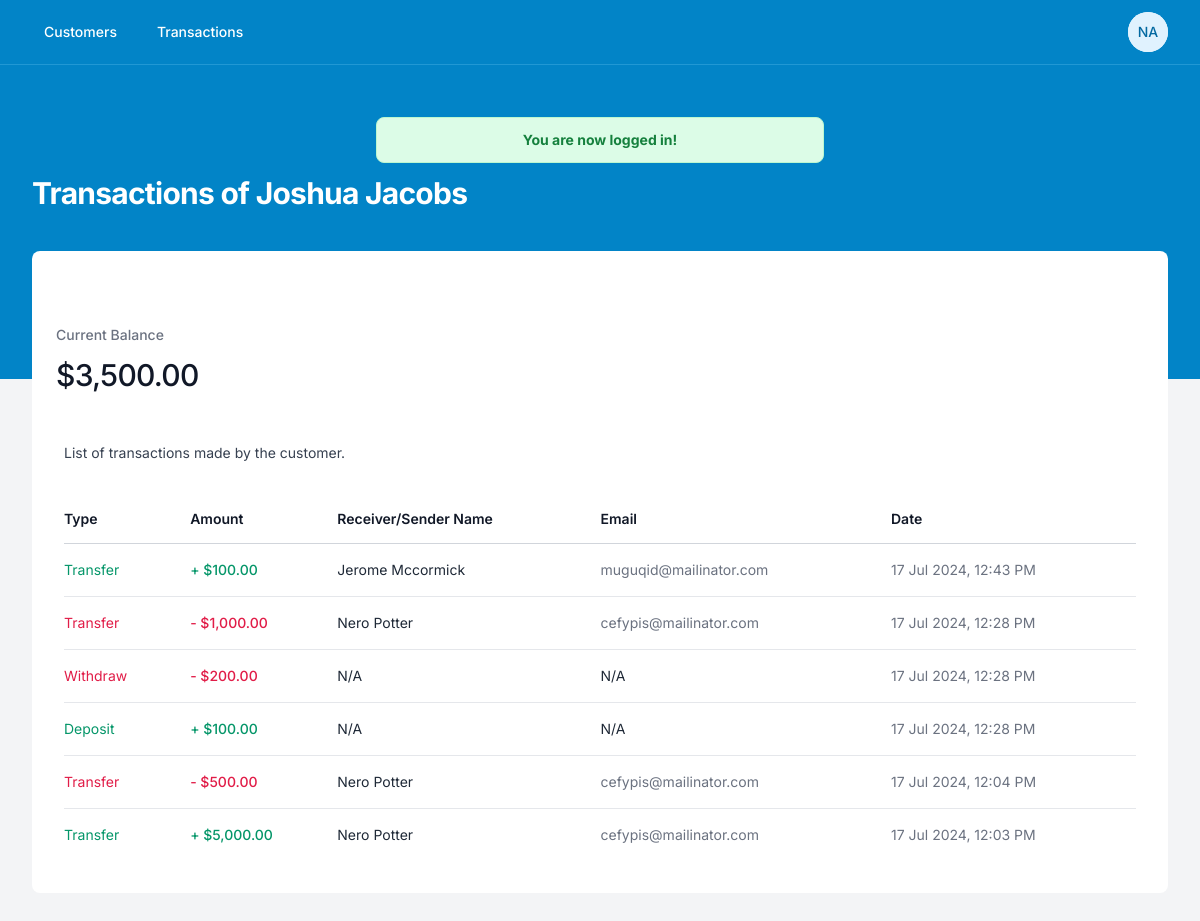
The page /resources/admin/customer_transactions.php?id=3 (signed in) on the database its author committed.
### tables this page shows
CREATE TABLE `users` (
  `id` int NOT NULL,
  `name` varchar(255) NOT NULL,
  `email` varchar(255) NOT NULL,
  `password` varchar(255) NOT NULL,
  `role` varchar(20) NOT NULL,
  `created_at` timestamp NULL DEFAULT CURRENT_TIMESTAMP
);

CREATE TABLE `transactions` (
  `id` int NOT NULL,
  `user_email` varchar(255) NOT NULL,
  `receiver_email` varchar(255) DEFAULT NULL,
  `amount` float NOT NULL,
  `type` varchar(20) NOT NULL,
  `created_at` timestamp NULL DEFAULT CURRENT_TIMESTAMP
);

### bootstrap.php (called while the page is built, shortened)
<?php
$config = require __DIR__ . '/config.php';
$storage = null;
if ($config['storage'] === 'file') {
    $storage = new FileStorage();
} elseif ($config['storage'] === 'database') {
    $db = $config['db'];
    if ($db['driver'] === 'sqlite') {
        $dsn = "sqlite:{$db['dbname']}";
    } else {
        $dsn = "{$db['driver']}:host={$db['host']};dbname={$db['dbname']}";
    }
    $pdo = new PDO($dsn, $db['username'], $db['password']);
    $pdo->setAttribute(PDO::ATTR_ERRMODE, PDO::ERRMODE_EXCEPTION);
    $pdo->setAttribute(PDO::ATTR_DEFAULT_FETCH_MODE, PDO::FETCH_ASSOC);
    $storage = new DatabaseStorage($pdo);
}
$auth = new Auth($storage);
$user = new User($storage);
$transaction = new Transaction($storage);
return [
    'auth' => $auth,
    'user' => $user,
    'transaction' => $transaction
];

### app/Classes/Auth.php (called while the page is built, shortened)
<?php
class Auth
{
    public static function getCurrentUser(): array
    {
        return $_SESSION['user'] ?? [];
    }
}

### app/Classes/Message.php (called while the page is built, shortened)
<?php
class Message
{
    public static function flash(string $type, string $message = null): ?string
    {
        $message = $_SESSION['flash'][$type] ?? null;
        return $message;
    }
}

### app/Classes/User.php (called while the page is built, shortened)
<?php
class User
{
    private $storage;
    public function __construct(StorageInterface $storage)
    {
        $this->storage = $storage;
    }
    public function getUserById(int $id): ?array
    {
        return $this->storage->getUserById($id);
    }
    public function getUserByEmail(string $email): ?array
    {
        return $this->storage->getUserByEmail($email);
    }
}

### app/storage/DatabaseStorage.php (called while the page is built, shortened)
<?php
class DatabaseStorage implements StorageInterface
{
    private PDO $pdo;
    public function __construct(PDO $pdo)
    {
        $this->pdo = $pdo;
    }
    public function getUserByEmail(string $email): ?array
    {
        try {
            $query = "SELECT * FROM users WHERE email = :email";
            $stmt = $this->pdo->prepare($query);
            $stmt->execute(['email' => $email]);
            $user = $stmt->fetch();
            return $user ? $user : null;
        } catch (PDOException $e) {
            throw new Exception("Error fetching user: " . $e->getMessage());
        }
    }
    public function getUserById(int $id): ?array
    {
        try {
            $query = "SELECT * FROM users WHERE id = :id";
            $stmt = $this->pdo->prepare($query);
            $stmt->execute(['id' => $id]);
            $user = $stmt->fetch();
            return $user ? $user : null;
        } catch (PDOException $e) {
            throw new Exception("Error fetching user: " . $e->getMessage());
        }
    }
    public function getTransactionsOfUser(string $userEmail): array
    {
        try {
            $query = "SELECT * FROM transactions WHERE user_email = :user_email OR receiver_email = :receiver_email ORDER BY created_at DESC";
            $stmt = $this->pdo->prepare($query);
            $stmt->execute([
                'user_email' => $userEmail,
                'receiver_email' => $userEmail
            ]);
            return $stmt->fetchAll();
        } catch (PDOException $e) {
            throw new Exception("Error fetching transactions: " . $e->getMessage());
        }
    }
}

### app/Classes/Transaction.php (called while the page is built, shortened)
<?php
class Transaction
{
    private $storage;
    public function __construct(StorageInterface $storage)
    {
        $this->storage = $storage;
    }
    public function getUserTransactions(string $userEmail): array
    {
        return $this->storage->getTransactionsOfUser($userEmail);
    }
    public function getBalance(string $userEmail): float
    {
        $transactions = $this->storage->getTransactionsOfUser($userEmail);
        $balance = 0;
        foreach ($transactions as $transaction) {
            if ($transaction['user_email'] === $userEmail) {
                if ($transaction['type'] === 'deposit') {
                    $balance += $transaction['amount'];
                } else {
                    $balance -= $transaction['amount'];
                }
            } else {
                $balance += $transaction['amount'];
            }
        }
        return $balance;
    }
}

### app/Classes/Utility.php (called while the page is built, shortened)
<?php
class Utility
{
    public static function dateFormat(string $timestamp = null): string
    {
        if ($timestamp) {
            return date('d M Y, h:i A', strtotime($timestamp));
        } else {
            return date('Y-m-d H:i:s');
        }
    }
}

### resources/admin/customer_transactions.php (the view, shortened to what this page needs)
<?php
$dependencies = require __DIR__ . '/../../bootstrap.php';
$auth = $dependencies['auth'];
$userClass = $dependencies['user'];
$transaction = $dependencies['transaction'];
$auth->checkAdmin();
$admin = $auth->getCurrentUser();
if (isset($_GET['id'])) {
  $userId = (int) $_GET['id'];
  $user = $userClass->getUserById($userId);
}
$transactions = $transaction->getUserTransactions($user['email']);
$balance = $transaction->getBalance($user['email']);
?>
<!DOCTYPE html>
<html class="h-full bg-gray-100" lang="en">
<head>
  <script src="https://cdn.tailwindcss.com"></script>
</head>
<body class="h-full">
  <div class="min-h-full">
    <div class="bg-sky-600 pb-32">
      <nav class="border-b border-opacity-25 border-sky-300 bg-sky-600" x-data="{ mobileMenuOpen: false, userMenuOpen: false }">
        <div class="px-4 mx-auto max-w-7xl sm:px-6 lg:px-8">
          <div class="flex justify-between h-16">
            <div class="flex items-center px-2 lg:px-0">
              <div class="hidden sm:block">
                <div class="flex space-x-4">
                  <a href="./customers.php" class="px-3 py-2 text-sm font-medium text-white rounded-md hover:bg-sky-500 hover:bg-opacity-75">Customers</a>
                  <a href="./transactions.php" class="px-3 py-2 text-sm font-medium text-white rounded-md hover:bg-sky-500 hover:bg-opacity-75">Transactions</a>
                </div>
              </div>
            </div>
            <div class="hidden gap-2 sm:ml-6 sm:flex sm:items-center">
              <div class="relative ml-3" x-data="{ open: false }">
                <div>
                  <button @click="open = !open" type="button" class="flex text-sm bg-white rounded-full focus:outline-none" id="user-menu-button" aria-expanded="false" aria-haspopup="true">
                    <span class="inline-flex items-center justify-center w-10 h-10 rounded-full bg-sky-100">
                      <span class="font-medium leading-none text-sky-700"><?= $admin['name_initial'] ?></span>
                    </span>
                  </button>
                </div>
              </div>
            </div>
          </div>
        </div>
      </nav>
      <header class="py-10">
        <div class="mx-auto max-w-7xl px-4 sm:px-6 lg:px-8">
          <div class="sm:mx-auto sm:w-full sm:max-w-md">
            <?php $message = Message::flash('success');
            if ($message) : ?>
              <div class="my-3 bg-green-100 border border-green-200 text-sm text-green-700 rounded-lg p-3 text-center" role="alert">
                <span class="font-bold"><?= $message; ?></span>
              </div>
            <?php endif; ?>
          </div>
          <h1 class="text-3xl font-bold tracking-tight text-white">
            Transactions of <?= $user['name'] ?>
          </h1>
        </div>
      </header>
    </div>
    <main class="-mt-32">
      <div class="mx-auto max-w-7xl px-4 pb-12 sm:px-6 lg:px-8">
        <div class="bg-white rounded-lg py-8">
          <dl class="mx-auto grid grid-cols-1 gap-px sm:grid-cols-2 lg:grid-cols-4">
            <div class="flex flex-wrap items-baseline justify-between gap-x-4 gap-y-2 bg-white px-4 py-10 sm:px-6 xl:px-8">
              <dt class="text-sm font-medium leading-6 text-gray-500">
                Current Balance
              </dt>
              <dd class="w-full flex-none text-3xl font-medium leading-10 tracking-tight text-gray-900">
                $<?= number_format($balance, 2) ?>
              </dd>
            </div>
          </dl>
          <div class="px-4 sm:px-6 lg:px-8">
            <div class="sm:flex sm:items-center">
              <div class="sm:flex-auto">
                <p class="mt-2 text-sm text-gray-700">
                  List of transactions made by the customer.
                </p>
              </div>
            </div>
            <div class="mt-8 flow-root">
              <div class="-mx-4 -my-2 overflow-x-auto sm:-mx-6 lg:-mx-8">
                <div class="inline-block min-w-full py-2 align-middle sm:px-6 lg:px-8">
                  <table class="min-w-full divide-y divide-gray-300">
                    <thead>
                      <tr>
                        <th scope="col" class="whitespace-nowrap py-3.5 pl-4 pr-3 text-left text-sm font-semibold text-gray-900 sm:pl-0">
                          Type
                        </th>
                        <th scope="col" class="whitespace-nowrap px-2 py-3.5 text-left text-sm font-semibold text-gray-900">
                          Amount
                        </th>
                        <th scope="col" class="whitespace-nowrap py-3.5 pl-4 pr-3 text-left text-sm font-semibold text-gray-900 sm:pl-0">
                          Receiver/Sender Name
                        </th>
                        <th scope="col" class="whitespace-nowrap py-3.5 pl-4 pr-3 text-left text-sm font-semibold text-gray-900 sm:pl-0">
                          Email
                        </th>
                        <th scope="col" class="whitespace-nowrap px-2 py-3.5 text-left text-sm font-semibold text-gray-900">
                          Date
                        </th>
                      </tr>
                    </thead>
                    <tbody class="divide-y divide-gray-200 bg-white">
                      <?php if (!empty($transactions)) : ?>
                        <?php foreach ($transactions as $transaction) :
                          $receiver = null;
                          $sender = null;
                          $isReceived = false;
                          if ($transaction['type'] == 'transfer') {
                            if ($transaction['receiver_email'] == $user['email']) {
                              $isReceived = true;
                              $sender = $userClass->getUserByEmail($transaction['user_email']);
                            } else {
                              $receiver = $userClass->getUserByEmail($transaction['receiver_email']);
                            }
                          } else {
                            if ($transaction['type'] == 'deposit') {
                              $isReceived = true;
                            }
                          }
                          $date = Utility::dateFormat($transaction['created_at']);
                          $textColor = $isReceived ? 'text-emerald-600' : 'text-rose-600';
                        ?>
                          <tr>
                            <td class="whitespace-nowrap py-4 pl-4 pr-3 text-sm <?= $textColor ?> sm:pl-0">
                              <?= ucfirst($transaction['type']) ?>
                            </td>
                            <td class="whitespace-nowrap px-2 py-4 text-sm font-medium  <?= $textColor ?> ">
                              <?= $isReceived ? '+' : '-' ?> $<?= number_format($transaction['amount'], 2) ?>
                            </td>
                            <?php if ($transaction['type'] == 'transfer') : ?>
                              <td class="whitespace-nowrap py-4 pl-4 pr-3 text-sm text-gray-800 sm:pl-0">
                                <?= $isReceived ? $sender['name'] : $receiver['name'] ?>
                              </td>
                              <td class="whitespace-nowrap py-4 pl-4 pr-3 text-sm text-gray-500 sm:pl-0">
                                <?= $isReceived ? $sender['email'] : $receiver['email'] ?>
                              </td>
                            <?php else : ?>
                              <td class="whitespace-nowrap py-4 pl-4 pr-3 text-sm text-gray-800 sm:pl-0">
                                N/A
                              </td>
                              <td class="whitespace-nowrap py-4 pl-4 pr-3 text-sm text-gray-800 sm:pl-0">
                                N/A
                              </td>
                            <?php endif; ?>
                            <td class="whitespace-nowrap px-2 py-4 text-sm text-gray-500">
                              <?= $date ?>
                            </td>
                          </tr>
                        <?php endforeach; ?>
                      <?php endif; ?>
                    </tbody>
                  </table>
                </div>
              </div>
            </div>
          </div>
        </div>
      </div>
    </main>
  </div>
</body>
</html>

### resources/admin/customer_transactions.php (style rules this page uses)
* { font-family: 'Inter', system-ui, -apple-system, BlinkMacSystemFont, 'Segoe UI', Roboto, Oxygen, Ubuntu, Cantarell, 'Open Sans', 'Helvetica Neue', sans-serif; }

### rows shown on the page
users: name "Joshua Jacobs"
transactions: type "Transfer", amount "100.00", users.name "Jerome Mccormick", users.email "muguqid@mailinator.com", created_at "17 Jul 2024, 12:43 PM"
transactions: type "Transfer", amount "1,000.00", users.name "Nero Potter", users.email "cefypis@mailinator.com", created_at "17 Jul 2024, 12:28 PM"
transactions: type "Withdraw", amount "200.00", shows "N/A", created_at "17 Jul 2024, 12:28 PM"
transactions: type "Deposit", amount "100.00", shows "N/A", created_at "17 Jul 2024, 12:28 PM"
transactions: type "Transfer", amount "500.00", users.name "Nero Potter", users.email "cefypis@mailinator.com", created_at "17 Jul 2024, 12:04 PM"
transactions: type "Transfer", amount "5,000.00", users.name "Nero Potter", users.email "cefypis@mailinator.com", created_at "17 Jul 2024, 12:03 PM"

### other values the page prints
$admin['name_initial'] "NA"
$message "You are now logged in!"
$balance "3,500.00"
